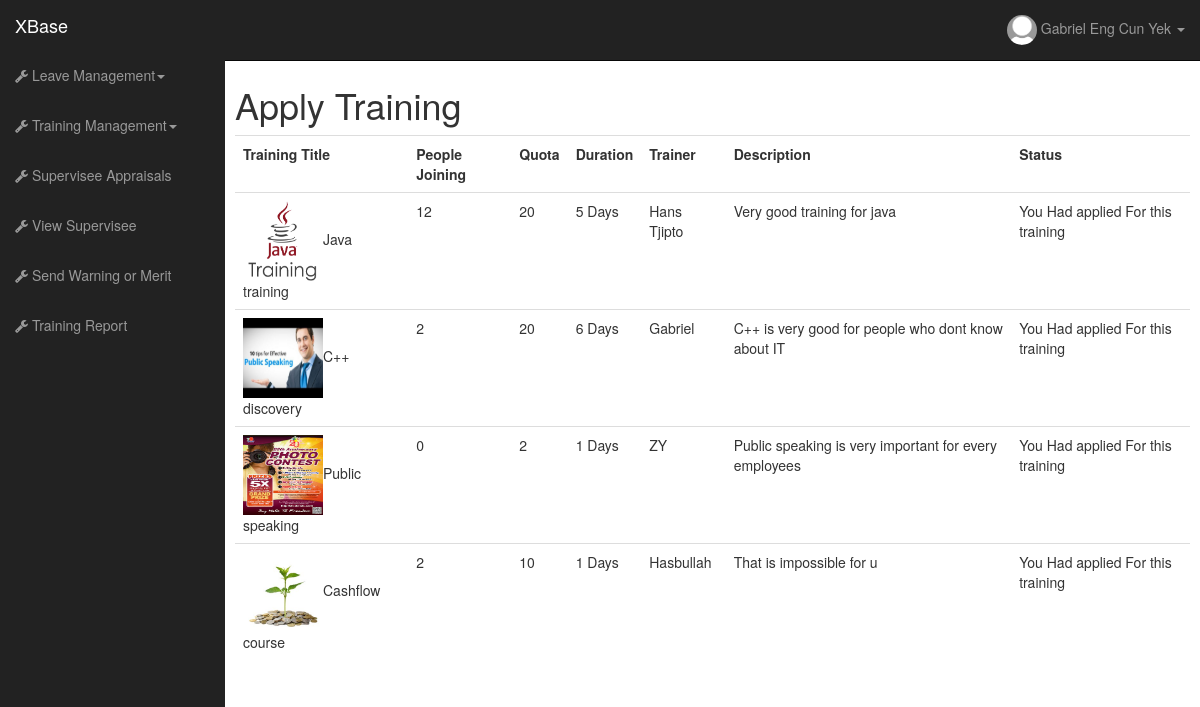
Screenshot of /main.php?page=ApplyTraining (signed in) with the database file from the repository.
### tables this page shows
CREATE TABLE IF NOT EXISTS `employees` (
  `Employees_ID` int(11) NOT NULL AUTO_INCREMENT,
  `FullName` varchar(300) NOT NULL,
  `Identification_Card` varchar(100) NOT NULL,
  `Address` varchar(300) NOT NULL,
  `Contact_No` varchar(100) NOT NULL,
  `Email` varchar(300) NOT NULL,
  `Salary` varchar(100) NOT NULL,
  `Experience` varchar(300) NOT NULL,
  `Gender` varchar(100) NOT NULL,
  `Recruitment_Date` date NOT NULL,
  `Privilege` varchar(100) NOT NULL,
  PRIMARY KEY (`Employees_ID`)
);

CREATE TABLE IF NOT EXISTS `training_programs` (
  `Program_ID` int(11) NOT NULL AUTO_INCREMENT,
  `Title` varchar(300) NOT NULL,
  `Quota` int(11) NOT NULL,
  `Total_Joined` int(11) NOT NULL,
  `Duration` varchar(100) NOT NULL,
  `Trainer` varchar(300) NOT NULL,
  `Description` varchar(500) NOT NULL,
  PRIMARY KEY (`Program_ID`)
);

### core/function/users.php (called while the page is built, shortened)
<?php
function getuserdetails ($id, $parameter){
    $query= mysql_query("SELECT * FROM employees WHERE Employees_ID='$id'");
    $result = mysql_result($query,0, $parameter);
    return $result;
}
?>

### widget/apply-training.php (the view, shortened to what this page needs)
<div id="col-lg-4">
<h1>Apply Training</h1>
<table class="table table-hover">
<tr>
<th>
Training Title
</th>
<th>
People Joining
</th>
<th>
Quota
</th>
<th>
Duration
</th>
<th>
Trainer
</th>
<th>
Description
</th>
<th>
Status
</th>
</tr>
<?php
$query= mysql_query ("SELECT * FROM training_programs");
while($result = mysql_fetch_assoc($query)){
	$id = $result['Program_ID'];
	$query2 = mysql_query("SELECT * FROM employees_training WHERE Program_ID = '$id' AND Employees_ID= '$userid'");
				 $file = "picture/training/".$result['Program_ID'].".jpg";
			 if (file_exists($file)==true){
				$pict = $result['Program_ID'];
			 }else{
				 $pict = "no-pict";
			 }
	echo "<tr><td ><img  width='80' height='80' src='picture/training/".$pict.".jpg'></<td>".$result['Title']."</td><td>".$result['Total_Joined']."</td><td>".$result['Quota']."</td><td>".$result['Duration']." Days</td><td>".$result['Trainer']."</td><td>".$result['Description']."</td>";
	if (mysql_num_rows($query2)>0){
	echo "<td>You Had applied For this training</td></tr>";
	}else{
		if ($result['Total_Joined']>= $result['Quota']){
			echo "No more slot";
		}else{
	echo "<td><form action='' method='POST'><input type='submit' class='btn btn-default btn-xs' name='apply' value='Apply'> <input type='hidden' name='program_id' value='".$result['Program_ID']."'/></form></td></tr>";
		}
	}
}
?>
</table>
</div>

### widget/topmenu-supervisor.php (shortened to what this page needs)
<ul class="nav navbar-nav navbar-right navbar-user">
            <li class="dropdown user-dropdown">
              <a href="#" class="dropdown-toggle" data-toggle="dropdown"><img src='<?php
			 $file = "picture/".$userid.".jpg";
			 if (file_exists($file)==true){
				$pict = $userid;
			 }else{
				 $pict = "no-pict";
			 }
			 echo "picture/".$pict.".jpg";
			 ?>'  width="30px" height="30px"  class="img-circle">
 <?php echo getuserdetails($userid, "FullName");  ?> <b class="caret"></b></a>
            </li>
          </ul>

### rows the page displays
employees: FullName "Gabriel Eng Cun Yek"
training_programs: shows a picture, Title "Java training", Total_Joined "12", Quota "20", Duration "5", Trainer "Hans Tjipto", Description "Very good training for java"
training_programs: shows a picture, Title "C++ discovery", Total_Joined "2", Quota "20", Duration "6", Trainer "Gabriel", Description "C++ is very good for people who dont know about IT"
training_programs: shows a picture, Title "Public speaking", Total_Joined "0", Quota "2", Duration "1", Trainer "ZY", Description "Public speaking is very important for every employees"
training_programs: shows a picture, Title "Cashflow course", Total_Joined "2", Quota "10", Duration "1", Trainer "Hasbullah", Description "That is impossible for u"
